Frame 1 (no input): blank canvas, image omitted
Frame 60 (no input): blank canvas, image omitted
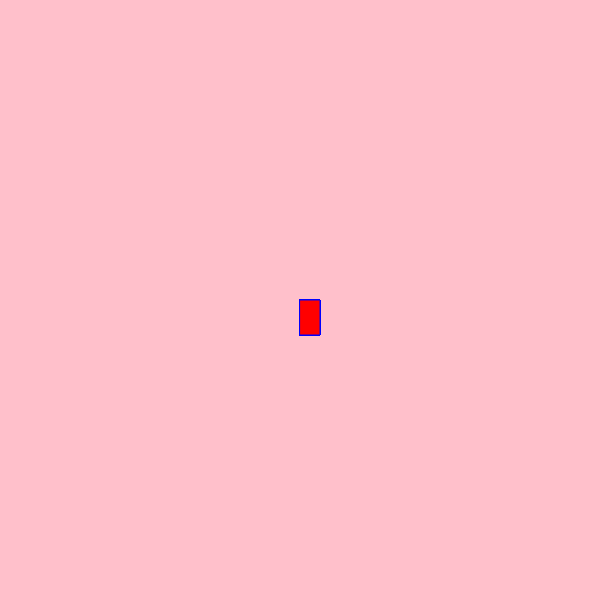
Frame 120 (the mouse pressed at the canvas centre since frame 60)

The p5.js sketch whose frames 1 and 60 were blank and that drew this single picture after the mouse press (run headless with seeded random() and noise() and a simulated clock; from frame 60 on, the mouse is pressed at the canvas centre):

// p5.js sketch
// ── sketch.js
function setup() {
    createCanvas(600, 600);
    background("pink");
  }
  
  function draw() {
    stroke("blue");
    fill("red");
  
    // console.log(mouseIsPressed)
  
    if (mouseIsPressed) {
      rect(mouseX, mouseY, 20, 35);
    }
  }
  
